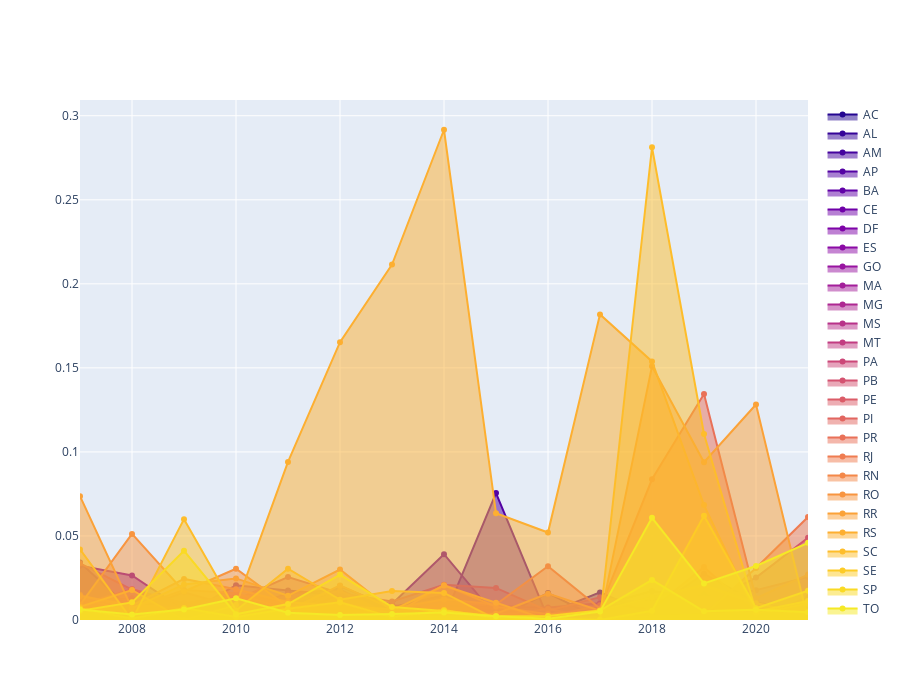

Here is the notebook cell this chart was saved with:
### Code cell
fig = go.Figure()
for d,p in zip(states, pal):
    fig.add_trace(go.Scatter(x = df_res[df_res['STATE']==d]['YEAR'],
                             y = df_res[df_res['STATE']==d]['RATIO'],
                             name = d,
                             line_color = p, 
                             fill='tozeroy'))   #tozeroy 
    fig.update_layout(width = 900, height = 700)

fig.show()
